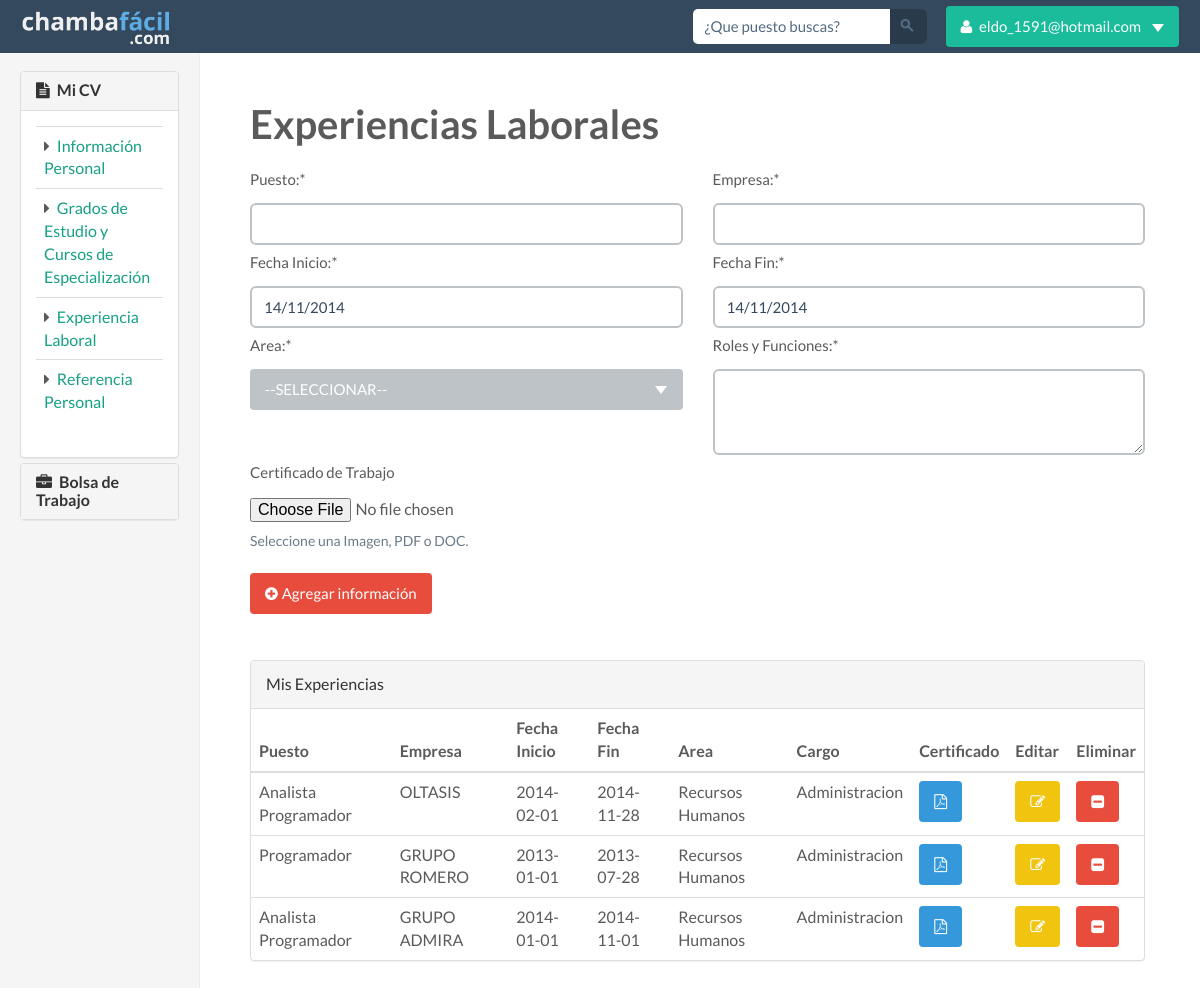
Page /postulante/experiencia-laboral.php (signed in) on the committed database.
### tables this page shows
CREATE TABLE IF NOT EXISTS `experiencia_laboral` (
  `id_explab` int(11) NOT NULL AUTO_INCREMENT,
  `id_usu` int(11) NOT NULL,
  `id_perfil` int(11) NOT NULL,
  `id_area` int(11) NOT NULL,
  `institucion_empresa` varchar(50) NOT NULL,
  `funciones` varchar(500) NOT NULL,
  `fech_ini` date NOT NULL,
  `fech_fin` date NOT NULL,
  `Contacto` varchar(40) NOT NULL,
  `num_contacto` varchar(9) NOT NULL,
  `Moti_fin` varchar(50) NOT NULL,
  `Documentor` varchar(50) NOT NULL,
  `experiencia_laboralcol` varchar(45) NOT NULL,
  PRIMARY KEY (`id_explab`),
  UNIQUE KEY `id_explab_UNIQUE` (`id_explab`),
  KEY `id_usu_idx` (`id_usu`),
  KEY `id_perfil_idx` (`id_perfil`)
);

### postulante/experiencia-laboral.php (the view, shortened to what this page needs)
<?php
require("../config.php");
require('inc/header.php');
$idusuario = $_SESSION['id_usr'];
$sql_lista = "SELECT id_explab, id_usu, id_perfil, id_area, institucion_empresa,
         funciones, fech_ini, fech_fin, Contacto, num_contacto, Moti_fin,
         Documentor, experiencia_laboralcol FROM experiencia_laboral WHERE id_usu=$idusuario ORDER BY id_explab";
$result_2 = $db->query($sql_lista);
$row = $result_2->fetchAll();
?>
<form method="post" action="ajax_php/ajax_experiencia-laboral.php">
    <h3>Experiencias Laborales</h3>
    <div class="row">
        <div class="col-lg-6">
            <label class="title">Puesto:<span class="required">*</span></label>
            <input type="text" placeholder="" name="puesto" class="form-control" />
        </div>
        <div class="col-lg-6">
            <label class="title">Empresa:<span class="required">*</span></label>
            <input type="text" placeholder="" name="empresa" class="form-control" />
        </div>
    </div>
    <div class="row">
        <div class="col-lg-6">
            <label class="title">Fecha Inicio:<span class="required">*</span></label>
            <input type="text" class="form-control" name="fecha_inicio" value="14/11/2014" data-date-format="dd/mm/yyyy" name='dp2' id="dp2">
        </div>
        <div class="col-lg-6">
            <label class="title">Fecha Fin:<span class="required">*</span></label>
            <input type="text" class="form-control" name="fecha_fin" value="14/11/2014" data-date-format="dd/mm/yyyy" name='dp3' id="dp3">
        </div>
    </div>
    <div class="row">
        <div class="col-lg-6">
            <label class="title">Area:<span class="required">*</span></label>
            <div class="form-group">
            </div>
        </div>
        <div class="col-lg-6">
            <label class="title">Roles y Funciones:<span class="required">*</span></label>
            <textarea name="roles" class="form-control" rows="3"></textarea>
        </div>
    </div>
    <div class="row">
        <div class="col-lg-6">
            <div class="form-group">
                <label for="exampleInputFile">Certificado de Trabajo</label>
                <input type="file" id="exampleInputFile">
                <p class="help-block">Seleccione una Imagen, PDF o DOC.</p>
            </div>
        </div>
    </div>
<button  type="submit" id='save_datos' name='save_datos' class="btn btn-danger"><i class="fa fa-plus-circle">&nbsp;</i>Agregar información</button>&nbsp;&nbsp;
</form>
<p>&nbsp;</p>
<div class="panel panel-default">
    <div class="panel-heading">Mis Experiencias </div>
    <table class="table">
        <thead>
            <tr>
                <th>Puesto</th>
                <th>Empresa</th>
                <th>Fecha Inicio</th>
                <th>Fecha Fin</th>
                <th>Area</th>
                <th>Cargo</th>
                <th>Certificado</th>
                <th>Editar</th>
                <th>Eliminar</th>
            </tr>
        </thead>
        <tbody>
<?php
foreach ($row as $row_table) {
            echo '<tr>
            <td>'.$row_table['experiencia_laboralcol'].'</td>
            <td>'.$row_table['institucion_empresa'].'</td>
            <td>'.$row_table['fech_ini'].'</td>
            <td>'.$row_table['fech_fin'].'</td>
            <td>Recursos Humanos</td>
            <td>Administracion</td>
            <td><button type="button" class="btn btn-info"><i class="fa fa-file-pdf-o"></i></button></td>
            <td><button type="button" class="btn btn-warning"><i class="fa fa-edit"></i></button></td>
            <td><button type="button" class="btn btn-danger"><i class="fa fa-minus-square"></i></button></td></tr>';
}
?>
        </tbody>
    </table>
</div>
<?php
require('inc/footer.php');
?>

### postulante/inc/header.php (shortened to what this page needs)
<!DOCTYPE html>
<html>
    <head>
        <link href="../assets/css/vendor/bootstrap.min.css" rel="stylesheet">
        <link href="../assets/css/datepicker.css" rel="stylesheet">
        <link href="../assets/css/flat-ui.css" rel="stylesheet">
        <link href="../assets/css/font-awesome.min.css" rel="stylesheet">
        <link href="../assets/css/style.css" rel="stylesheet">
	</head>
<body>
<?php include("inc/menu.php"); ?>
 <div class="container-fluid">
      <div class="row">
        <div class="col-sm-3 col-md-2 sidebar">
<?php include("inc/sidebar.php"); ?>
          </div>
 <div class="col-sm-9 col-sm-offset-3 col-md-10 col-md-offset-2 main">

### postulante/inc/menu.php (shortened to what this page needs)
<nav class="navbar navbar-inverse navbar-fixed-top" role="navigation">
            <div class="container-fluid">
                <div class="navbar-header">
                    <a class="navbar-brand" href="#"><img src="../assets/img/logo.png" width="150"></a>
                </div>
                <div class="collapse navbar-collapse" id="bs-example-navbar-collapse-1">
                    <ul class="nav navbar-nav navbar-right">
                        <li class="dropdown">
                            <div class="btn-group">
  <button class="btn btn-inverse navbar-btn dropdown-toggle" type="button" data-toggle="dropdown"><i class="fa fa-user">&nbsp;</i>
   <?php echo htmlentities($_SESSION['user']['Email_usr'], ENT_QUOTES, 'UTF-8'); ?> <span class="caret"></span>
  </button>
</div>
                        </li>
                    </ul>
                    <form class="navbar-form navbar-right" action="#" role="search">
      <div class="form-group">
        <div class="input-group">
          <input class="form-control nav-search" id="navbarInput-01" type="search" placeholder="¿Que puesto buscas?">
          <span class="input-group-btn">
            <button type="submit" class="btn"><span class="fui-search"></span></button>
          </span>
        </div>
      </div>
    </form>
                </div>
            </div>
        </nav>

### postulante/inc/sidebar.php (shortened to what this page needs)
<div class="panel-group" id="accordion">
               <div class="panel panel-default">
                   <div class="panel-heading">
                       <h4 class="panel-title">
                           <a data-toggle="collapse" data-parent="#accordion" href="#collapseOne"><i class="fa fa-file-text">&nbsp;</i>
                           </span>Mi CV</a>
                       </h4>
                   </div>
                   <div id="collapseOne" class="panel-collapse collapse in">
                       <div class="panel-body">
                           <table class="table">
                               <tr>
                                   <td>
                                       <i class="fa fa-caret-right">&nbsp;</i>
                                       <a href="informacionpersonal.php">Información Personal</a>
                                   </td>
                               </tr>
                               <tr>
                                   <td>
                                       <i class="fa fa-caret-right">&nbsp;</i>
                                       <a href="cursos-especializacion.php">Grados de Estudio y Cursos de Especialización</a>
                                   </td>
                               </tr>
                               <tr>
                                   <td>
                                       <i class="fa fa-caret-right">&nbsp;</i>
                                       <a href="experiencia-laboral.php">Experiencia Laboral</a>
                                   </td>
                               </tr>
                               <tr>
                                   <td>
                                       <i class="fa fa-caret-right">&nbsp;</i>
                                       <a href="referencia-personal.php">Referencia Personal</a>
                                   </td>
                               </tr>
                           </table>
                       </div>
                   </div>
               </div>
               <div class="panel panel-default">
                   <div class="panel-heading">
                       <h4 class="panel-title">
                           <a data-toggle="collapse" data-parent="#accordion" href="#collapseTwo"><i class="fa fa-briefcase">&nbsp;</i>
                               Bolsa de Trabajo</a>
                       </h4>
                   </div>
               </div>
    </div>
     </div>

### postulante/inc/footer.php (shortened to what this page needs)
    </div>
      </div>
    </body>
</html>

### assets/css/style.css (style rules this page uses)
body { color: #5a5a5a; padding-top:53px; font-size: 16px; }
.navbar-brand { padding: 10px 21px!important; }
.nav-search { background-color: #fff!important; }
.navbar { margin-bottom: 0; }
.navbar { border-radius: 0!important; }
p { margin: 0 0 15px; font-size: 18px; line-height: 1.72222; }
@media all and (min-width: 640px) { .nav-search { width:200px!important; } }
@media all and (min-width: 640px) { .sidebar { display: none; } }
@media all and (min-width: 640px) { .main { padding: 20px; } }

### rows in the picture
experiencia_laboral: experiencia_laboralcol "Analista Programador", institucion_empresa "OLTASIS", fech_ini "2014-02-01", fech_fin "2014-11-28"
experiencia_laboral: experiencia_laboralcol "Programador", institucion_empresa "GRUPO ROMERO", fech_ini "2013-01-01", fech_fin "2013-07-28"
experiencia_laboral: experiencia_laboralcol "Analista Programador", institucion_empresa "GRUPO ADMIRA", fech_ini "2014-01-01", fech_fin "2014-11-01"

### other values in the picture
$_SESSION['user']['Email_usr'] "eldo_1591@hotmail.com"
